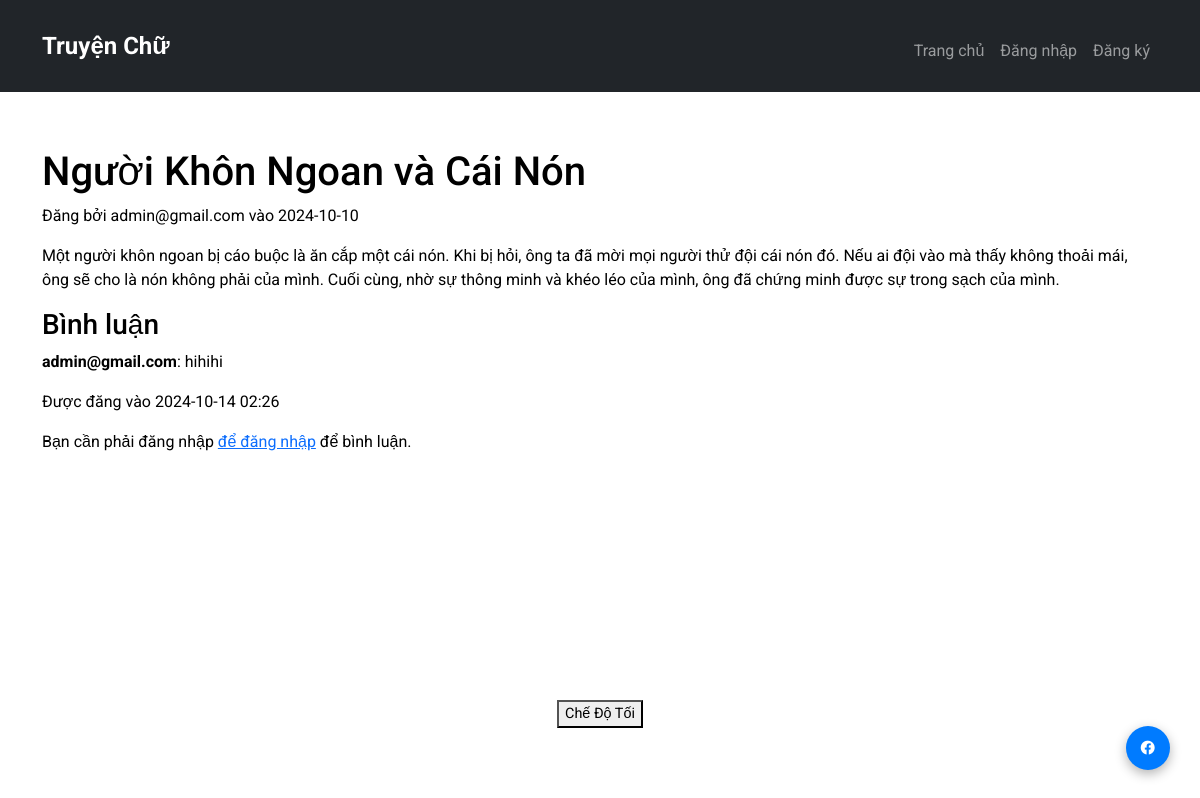
/story/3, run on an earlier commit of the app's database.
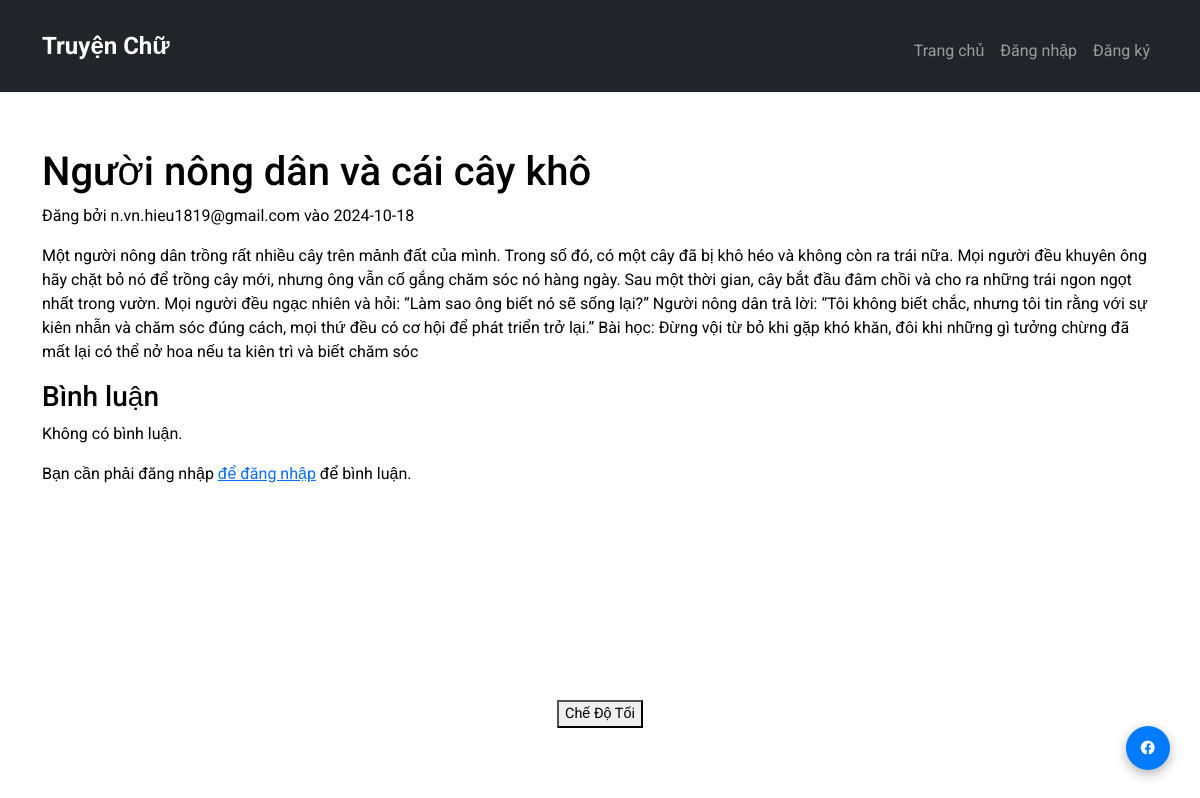
And on a later commit of the database.
### app/models.py (models this page shows, shortened)
class Story(db.Model):
    __tablename__ = 'story'
    story_id = db.Column(db.Integer, primary_key=True)
    title = db.Column(db.String(200), nullable=False)
    content = db.Column(db.Text, nullable=False)
    user_id = db.Column(db.Integer, db.ForeignKey('user.user_id'), nullable=False)
    date_posted = db.Column(db.DateTime, default=datetime.utcnow)
    author = db.relationship('User', back_populates='stories')  # Sử dụng 'author' thay cho 'user'
    comments = db.relationship('Comment', back_populates='story', cascade='all, delete-orphan')

class User(db.Model):
    __tablename__ = 'user'  # Đặt tên bảng rõ ràng
    user_id = db.Column(db.Integer, primary_key=True)
    email = db.Column(db.String(100), nullable=False, unique=True)
    password_hash = db.Column(db.String(128), nullable=False)  # Mã hóa mật khẩu
    is_active = db.Column(db.Boolean, default=True)  # Trạng thái tài khoản
    stories = db.relationship('Story', back_populates='author', cascade='all, delete-orphan')
    comments = db.relationship('Comment', back_populates='author', cascade='all, delete-orphan')

class Comment(db.Model):
    __tablename__ = 'comment'  # Đặt tên bảng rõ ràng
    comment_id = db.Column(db.Integer, primary_key=True)
    content = db.Column(db.Text, nullable=False)
    story_id = db.Column(db.Integer, db.ForeignKey('story.story_id'), nullable=False)
    user_id = db.Column(db.Integer, db.ForeignKey('user.user_id'), nullable=False)
    date_posted = db.Column(db.DateTime, default=datetime.utcnow)
    story = db.relationship('Story', back_populates='comments')
    author = db.relationship('User', back_populates='comments')

### app/routes.py (the view)
@main.route("/story/<int:story_id>")
def story_detail(story_id):
    story = Story.query.get_or_404(story_id)
    comments = Comment.query.filter_by(story_id=story_id).all()
    return render_template("story_detail.html", story=story, comments=comments)

### app/templates/story_detail.html (shortened to what this page needs)
{% extends "base.html" %}
{% block content %}
<h1>{{ story.title }}</h1>
<p>Đăng bởi {{ story.author.email }} vào {{ story.date_posted.strftime('%Y-%m-%d') }}</p>
<p>{{ story.content }}</p>
<h3>Bình luận</h3>
{% for comment in comments %}
    <div class="comment">
        <p><strong>{{ comment.author.email }}</strong>: {{ comment.content }}</p>
        <p>Được đăng vào {{ comment.date_posted.strftime('%Y-%m-%d %H:%M') }}</p>
    </div>
{% else %}
    <p>Không có bình luận.</p>
{% endfor %}
{% if 'user' in session %}
<h4>Thêm bình luận:</h4>
<form method="POST" action="{{ url_for('main.add_comment', story_id=story.story_id) }}">
    <textarea name="content" required></textarea>
    <button type="submit">Đăng</button>
</form>
{% else %}
<p>Bạn cần phải đăng nhập <a href="{{ url_for('main.login') }}">để đăng nhập</a> để bình luận.</p>
{% endif %}
{% endblock %}

What changed in the data, as far as the page shows it:
no longer on this page (row edited): Comment: author.email "admin@gmail.com", content "hihihi", date_posted "2024-10-14 02:26"
changed Story: title "Người Khôn Ngoan và Cái Nón" → "Người nông dân và cái cây khô"; date_posted "2024-10-10" → "2024-10-18"; content "Một người khôn ngoan bị cáo buộc là ăn cắp một cái nón. Khi bị hỏi, ông ta đã mời mọi người thử đội cái nón đó. Nếu ai đội vào mà thấy không thoải mái, ông sẽ cho là nón không phải của mình. Cuối cùng, nhờ sự thông minh và khéo léo của mình, ông đã chứng minh được sự trong sạch của mình." → "Một người nông dân trồng rất nhiều cây trên mảnh đất của mình. Trong số đó, có một cây đã bị khô héo và không còn ra trái nữa. Mọi người đều khuyên ông hãy chặt bỏ nó để trồng cây mới, nhưng ông vẫn cố gắng chăm sóc nó hàng ngày. Sau một thời gian, cây bắt đầu đâm chồi và cho ra những trái ngon ngọt nhất trong vườn. Mọi người đều ngạc nhiên và hỏi: “Làm sao ông biết nó sẽ sống lại?” Người nông dân trả lời: “Tôi không biết chắc, nhưng tôi tin rằng với sự kiên nhẫn và chăm sóc đúng cách, mọi thứ đều có cơ hội để phát triển trở lại.” Bài học: Đừng vội từ bỏ khi gặp khó khăn, đôi khi những gì tưởng chừng đã mất lại có thể nở hoa nếu ta kiên trì và biết chăm sóc"
changed User: author.email "admin@gmail.com" → "n.vn.hieu1819@gmail.com"
Also different on the page:
text now shown: "Không có bình luận."
